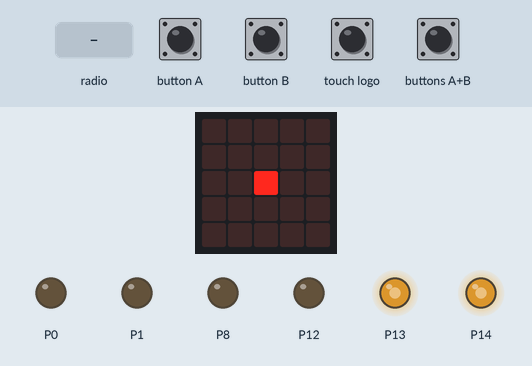
A program run on a simulated BBC micro:bit (MakeCode). Parts: the board's 5×5 LED display, output pins drawn as LEDs (lit = HIGH). The inputs (shaded band) are chosen by the test bench.

Above: at 1.6 s.
1.7 s: radio message "schneller" arrives
At 3.5 s:
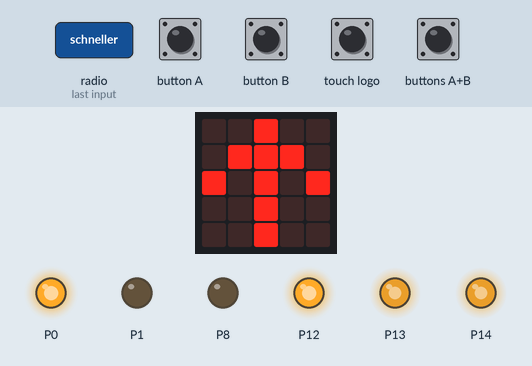
3.8 s: buttons A+B pressed for 0.15 s
At 5.1 s:
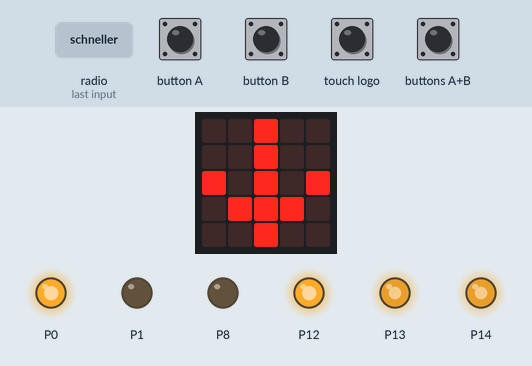
5.4 s: radio message "stopp" arrives
At 5.9 s:
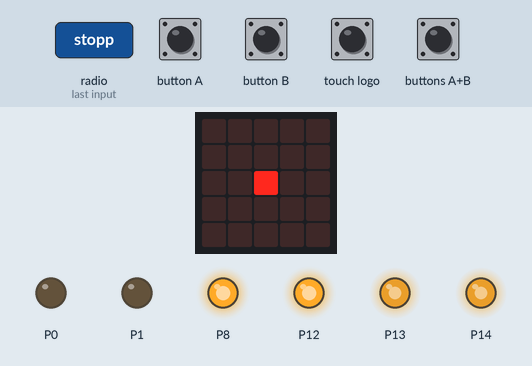
6.9 s: radio message "1" arrives
At 7.4 s:
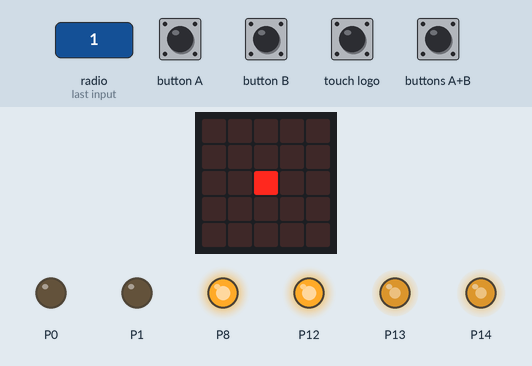
8.4 s: button A pressed for 0.15 s
At 8.9 s:
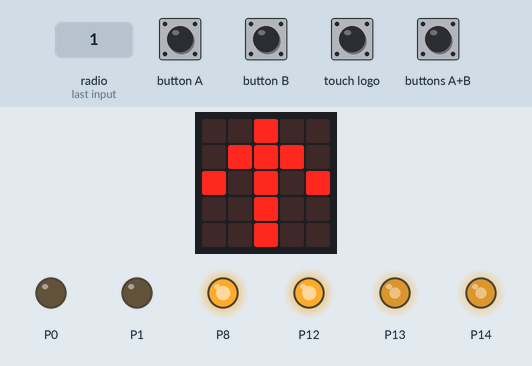
10.0 s: buttons A+B pressed for 1 s
At 11.3 s:
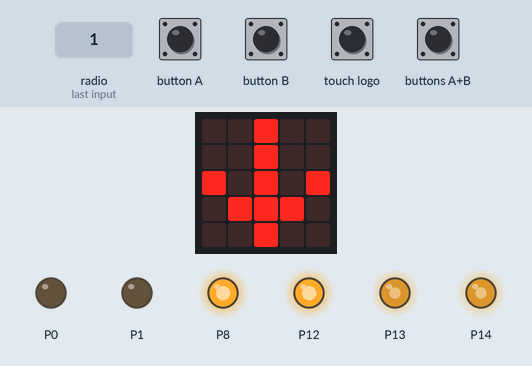
Timing chart, 0 to 13.0 s (numbered marks = the images above; inputs shaded):
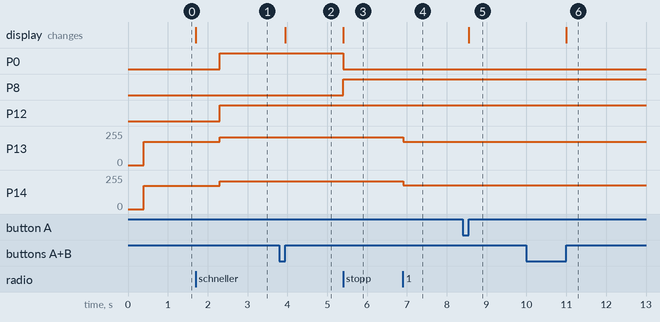

Measured:
- after the input at 1.7 s, P0, P12: LOW → HIGH after 0.60 s; P13, P14: 175/255 → 207/255 after 0.60 s; the display: changes at once (image 1)
- after the input at 3.8 s, the display: changes after 0.15 s (image 2)
- after the input at 5.4 s, P0: HIGH → LOW at once; P8: LOW → HIGH at once; the display: changes at once (image 3)
- after the input at 6.9 s, P13: 207/255 → 173/255 at once; P14: 207/255 → 177/255 at once
- after the input at 8.4 s, the display: changes after 0.15 s (image 5)
- after the input at 10.0 s, the display: changes after 1.0 s (image 6)

The program:

main.ts
```typescript
input.onLogoEvent(TouchButtonEvent.Pressed, function () {
    basic.showLeds(`
        . . . . .
        . . . . .
        . . # . .
        . . . . .
        . . . . .
        `)
})
radio.onReceivedNumber(function (receivedNumber) {
    vr = Math.map(receivedNumber, -45, 45, 383, 1023)
    vl = Math.map(-1 * receivedNumber, -45, 45, 383, 1023)
})
function schneller () {
    vor()
    vr += 128
    vl += 128
}
function vor () {
    pins.digitalWritePin(DigitalPin.P0, 1)
    pins.digitalWritePin(DigitalPin.P1, 0)
    pins.digitalWritePin(DigitalPin.P8, 0)
    pins.digitalWritePin(DigitalPin.P12, 1)
}
input.onButtonPressed(Button.A, function () {
    basic.showArrow(ArrowNames.North)
})
function stopp () {
    pins.digitalWritePin(DigitalPin.P0, 0)
    pins.digitalWritePin(DigitalPin.P1, 0)
    pins.digitalWritePin(DigitalPin.P8, 1)
    pins.digitalWritePin(DigitalPin.P12, 1)
}
function zurück () {
    pins.digitalWritePin(DigitalPin.P0, 0)
    pins.digitalWritePin(DigitalPin.P1, 1)
    pins.digitalWritePin(DigitalPin.P8, 1)
    pins.digitalWritePin(DigitalPin.P12, 0)
}
input.onButtonPressed(Button.AB, function () {
    basic.showArrow(ArrowNames.South)
})
radio.onReceivedString(function (receivedString) {
    if (receivedString == "schneller") {
        basic.showArrow(ArrowNames.North)
        schneller()
    } else if (receivedString == "langsamer") {
        basic.showArrow(ArrowNames.North)
        langsamer()
    } else if (receivedString == "stopp") {
        stopp()
        basic.showLeds(`
            . . . . .
            . . . . .
            . . # . .
            . . . . .
            . . . . .
            `)
    } else if (receivedString == "zurück") {
        vr = 703
        vl = 703
        zurück()
        basic.showArrow(ArrowNames.South)
    }
})
input.onButtonPressed(Button.B, function () {
    basic.showArrow(ArrowNames.North)
})
function langsamer () {
    vor()
    vr += -128
    vl += -128
}
let vl = 0
let vr = 0
basic.showLeds(`
    . . . . .
    . . . . .
    . . # . .
    . . . . .
    . . . . .
    `)
vr = 703
vl = 703
radio.setGroup(33)
basic.forever(function () {
    vr = Math.constrain(vr, 383, 1023)
    vl = Math.constrain(vl, 383, 1023)
    pins.analogWritePin(AnalogPin.P14, vr)
    pins.analogWritePin(AnalogPin.P13, vl)
})
```

test.ts
```typescript
// Hier kann man Tests durchführen; diese Datei wird nicht kompiliert, wenn dieses Paket als Erweiterung verwendet wird.
```
